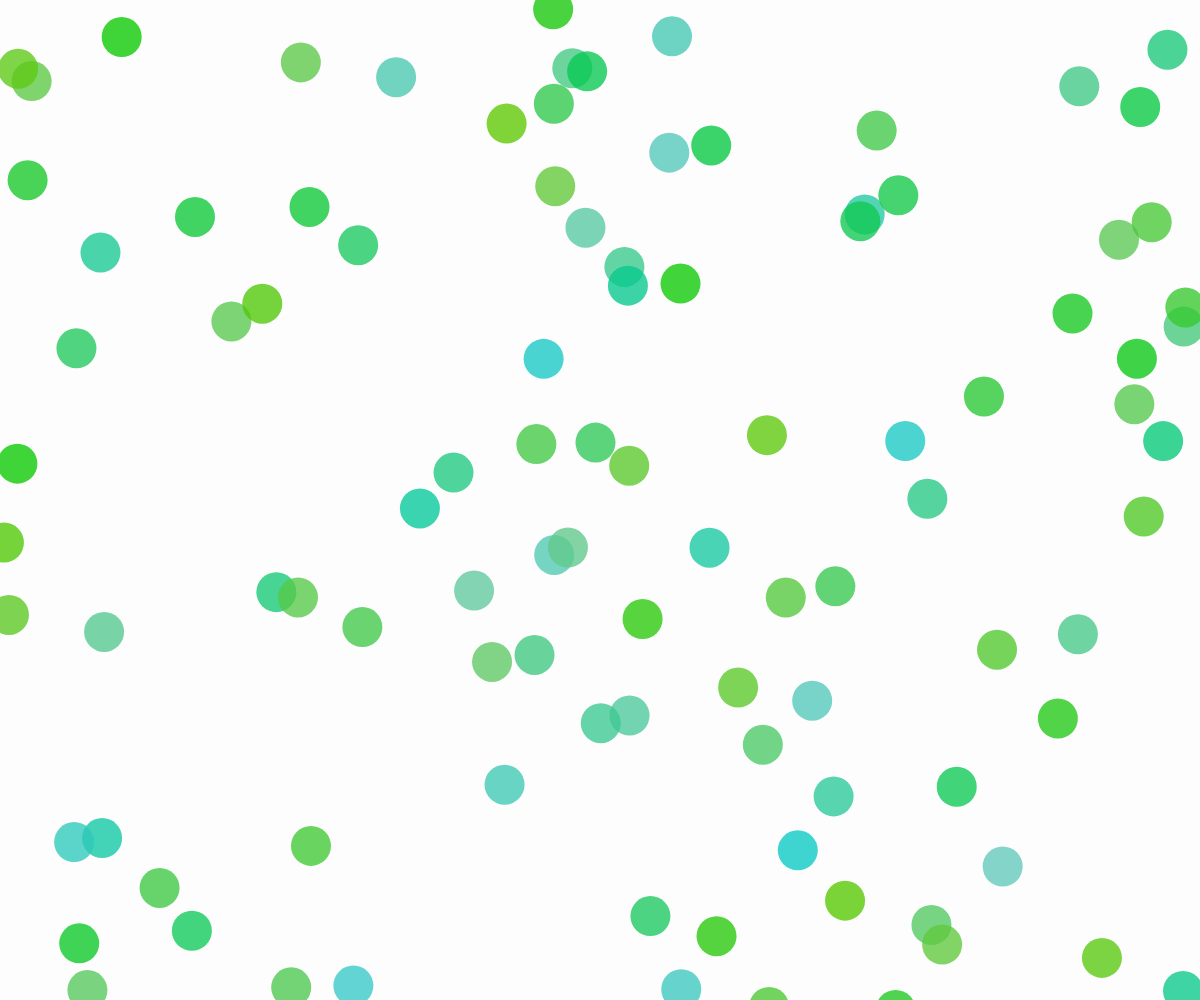
Frame 1 (no input)
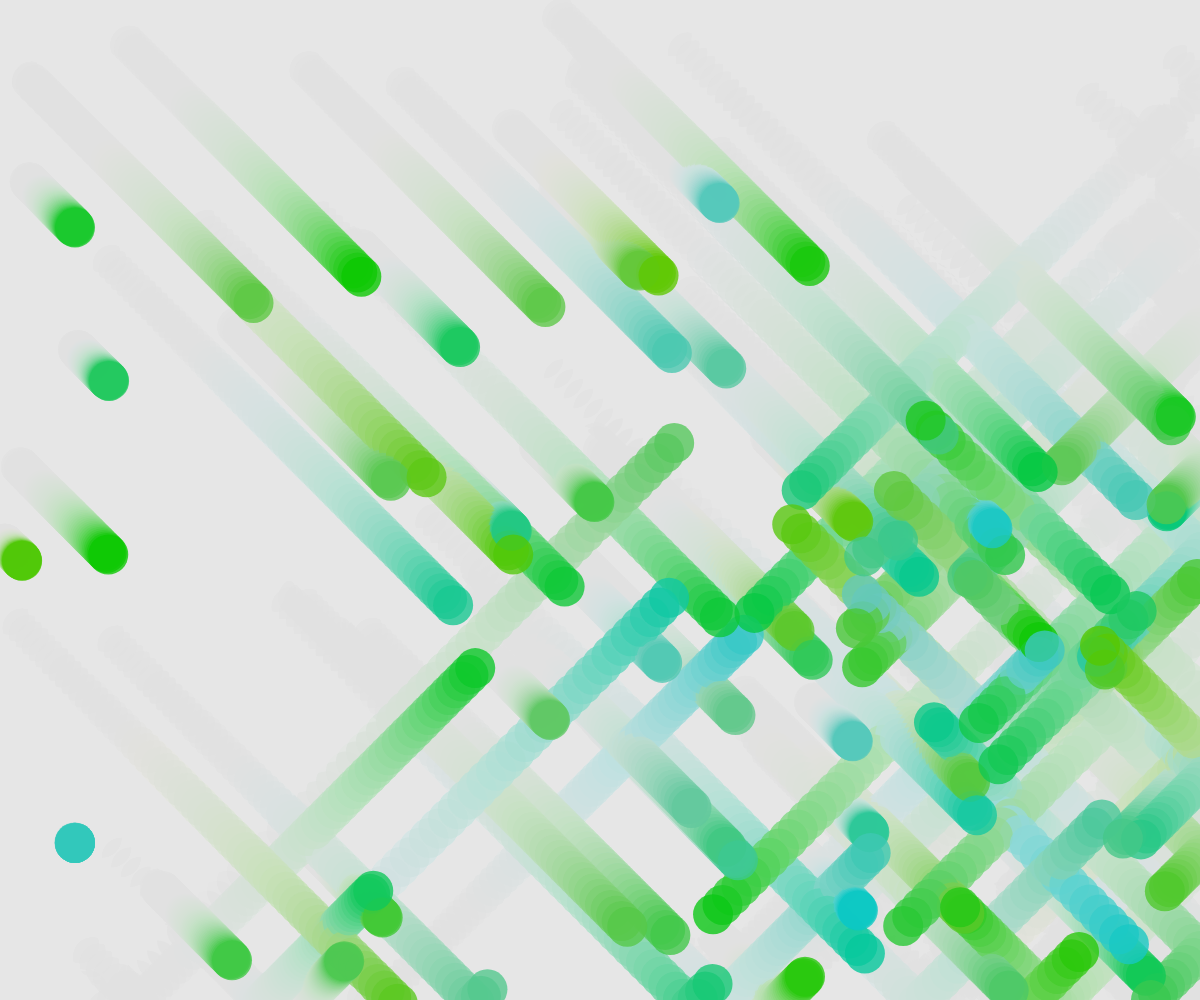
Frame 60 (no input)
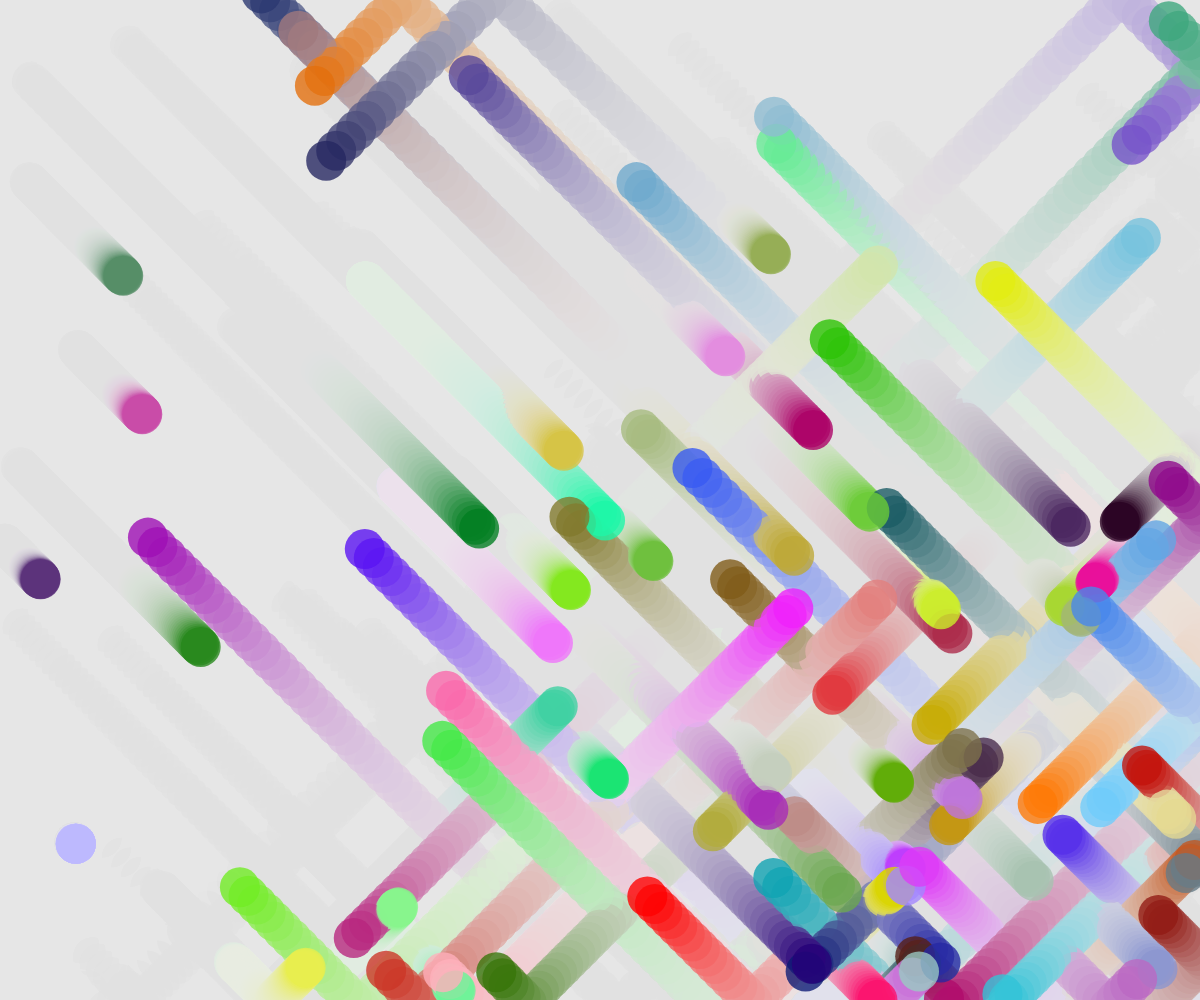
Frame 120 (the mouse pressed at the canvas centre since frame 60)

The p5.js sketch that drew these frames (run headless with seeded random() and noise() and a simulated clock; from frame 60 on, the mouse is pressed at the canvas centre):

// p5.js sketch
// ── sketch.js
class Ball {
  constructor(posX, posY, speed) {
    this.posX = posX;
    this.posY = posY;

    this.speedX = speed;
    this.speedY = speed;

    this.r = random(100);
    this.g = 200;
    this.b = random(200);
 
  }

  // function within Class Ball that can be called by instanceName.draw();
  draw(){
  noStroke();
  fill(this.r,this.g,this.b,200);
  circle(this.posX,this.posY,40);
  }


  update(){
    if(this.posX >= width || this.posX <= 0){
      let choose 

      this.speedX = this.speedX * -1;

    }
    if(this.posY >= height || this.posY <= 0){
      this.speedY = this.speedY *-1 ;
    }
    this.posY = this.posY + this.speedY;
    this.posX = this.posX + this.speedX;

  }

}

let balls = [];


function setup() {
  createCanvas(windowWidth, windowHeight);


  for (let i = 0; i <= 99; i++){
    balls[i] = new Ball(random(width), random(height), random(10));
  }  

}

function draw() {
  background(220,20);
  for (let i = 0; i < balls.length; i++){
    balls[i].update();
    balls[i].draw();
  }




}

function mousePressed(){
  

  for (let ball of balls){
    ball.r = random(255);
    ball.b = random(255);
    ball.g = random(255);
  }

  balls[0].r = 255;
  balls[0].b = 0;   
  balls[0].g = 0;   
}



// callback that takes action as soon as window has been resized
function windowResized() {
  resizeCanvas(windowWidth, windowHeight);
  createArt();
}
  
